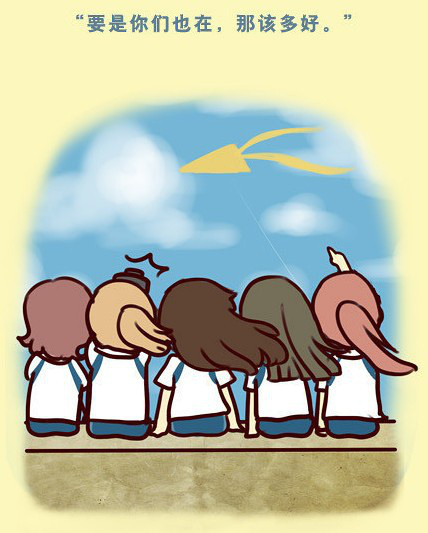
#> input picture 05/image0.jpg, 428 x 533 px
$ jupyter execute '03图片修补.ipynb'
#> lines starting #> are read from the running program, lines starting #| are printed output that depends on the picture; after the words box and inside, x2 and y2 are one past the last pixel; in counts of white or black regions, pixels touching at a corner belong together
[cell 1]
import cv2
import numpy as np
img = cv2.imread('image0.jpg',1)
#> img is the input picture: shape (533, 428, 3); mean B, G, R 168.5, 191.7, 188.1
for i in range(200,300):
    img[i,200]=(255,255,255)
    img[i,200+1]=(255,255,255)
    img[i,200-1]=(255,255,255)
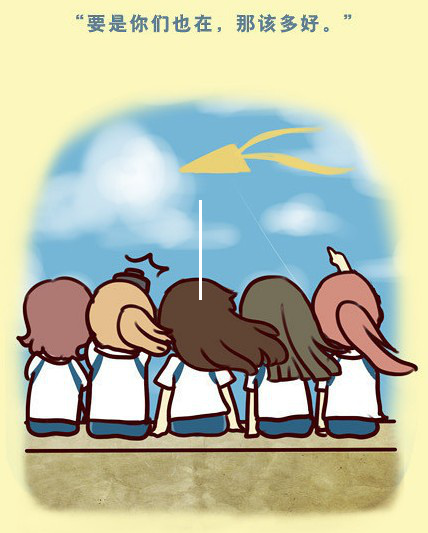
#> img: shape (533, 428, 3); 0.13% of pixels changed, all inside (x1, y1, x2, y2) = (199, 200, 202, 300)
for i in range(150,250):
    img[250,i]=(255,255,255)
    img[250+1,i]=(255,255,255)
    img[250-1,i]=(255,255,255)
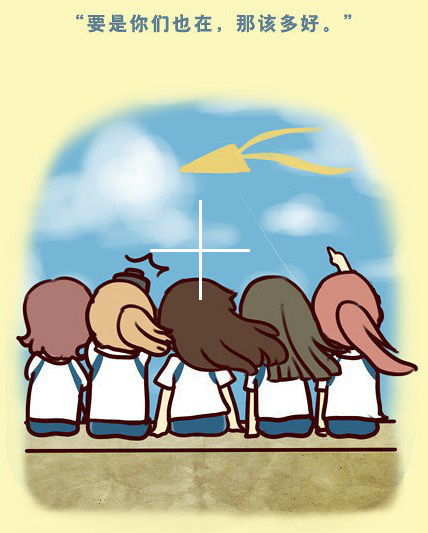
#> img: shape (533, 428, 3); 0.13% of pixels changed, all inside (x1, y1, x2, y2) = (150, 249, 250, 252)

cv2.imwrite('damaged.jpg',img)
cv2.imshow('img',img)
cv2.waitKey(0)

[cell 2]
import cv2
import numpy as np
img = cv2.imread('damaged.jpg',1)
cv2.imshow('src',img)
imgInfo = img.shape
#> imgInfo = (533, 428, 3)
height = imgInfo[0]
#> height = 533
width = imgInfo[1]
#> width = 428
paint =  np.zeros((height,width,1),np.uint8)

for i in range(200,300):
    paint[i,200]=255
    paint[i,200+1]=255
    paint[i,200-1]= 255
for i in range(150,250):
    paint[250,i]=255
    paint[250+1,i]=255
    paint[250-1,i]=255
cv2.imshow('paint',paint)
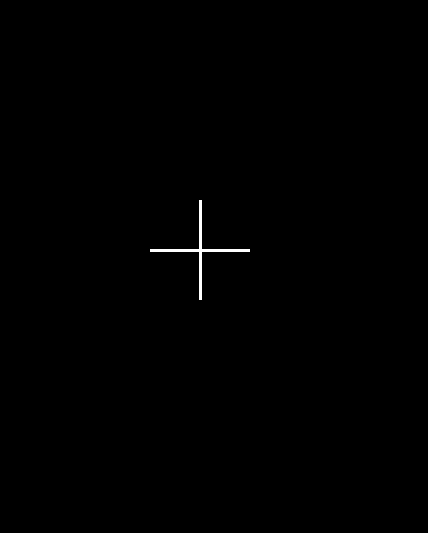
#> window 'paint': shape (533, 428, 1); 0.26% white; 1 white region, box (x1, y1, x2, y2) and area: (150, 200, 250, 300) 591
#坏图   mask
imgDst = cv2.inpaint(img,paint,3,cv2.INPAINT_TELEA)

cv2.imshow('image',imgDst)
cv2.waitKey(0)
